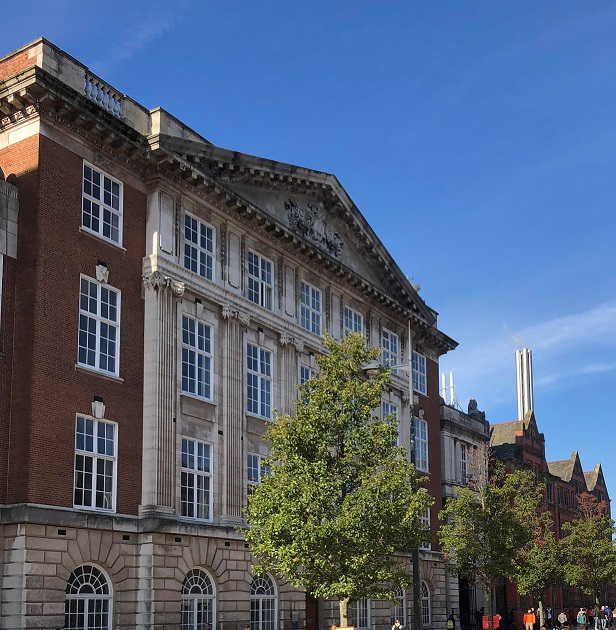
%> input picture Images/7/panaroma/a1.jpg, 616 x 630 px
$ octave image_stiching.m   (GNU Octave 9; MATLAB toolbox functions it lacks are replaced by stand-ins)
%> lines starting %> are read from the running program, lines starting %| are printed output that depends on the picture
%%%%%%%%%%%%%%%%%% Image Stitching Using Feature Extraction and Corner Detection and Correlation Technique
clc; clear all; close all;
im1=imread('..\Images\7\panaroma\a1.jpg');
%> im1 is the input picture: size 630x616x3 uint8; mean R, G, B 83.3, 98.2, 120.4
im2=imread('..\Images\7\panaroma\a2.jpg');
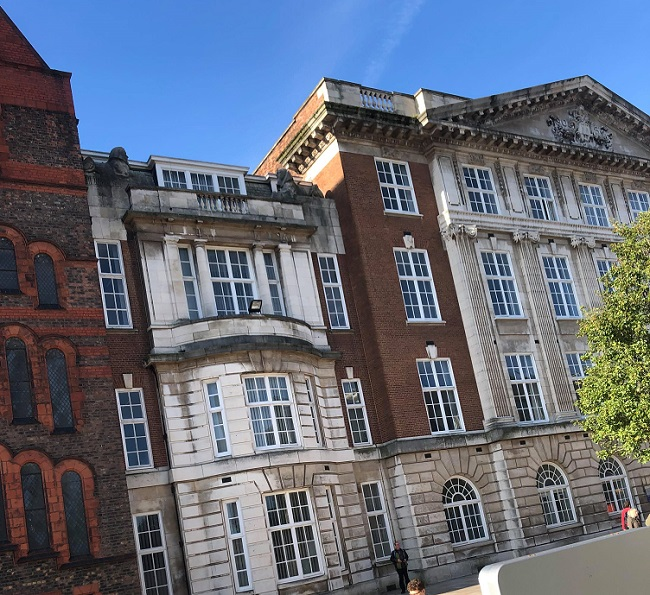
%> input picture Images/7/panaroma/a2.jpg, 650 x 595 px
%> im2 is the input picture: size 595x650x3 uint8; mean R, G, B 100.5, 107.2, 121.3

methd = 'SURF';

%%%%%%%%%%%Gray Scale Conversion for image registeration as described in paper
im1_gray = im2double(rgb2gray(im1));
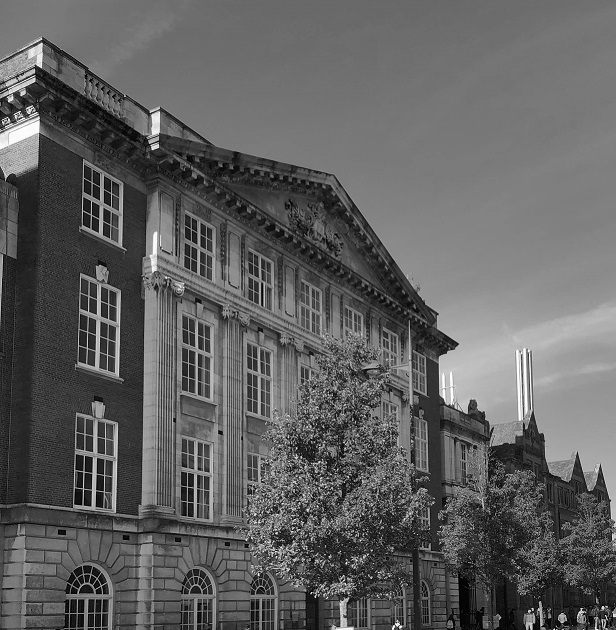
%> im1_gray: size 630x616 double; min 0, max 1, mean 0.378
im2_gray = im2double(rgb2gray(im2));
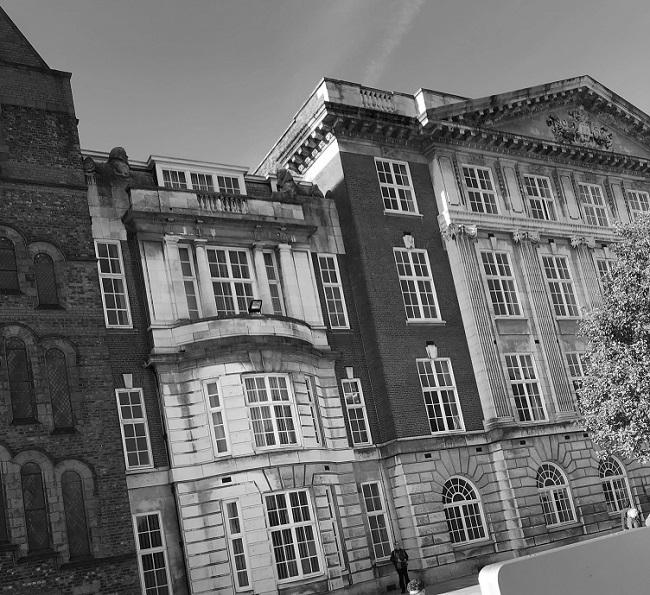
%> im2_gray: size 595x650 double; min 0, max 1, mean 0.419

figure;
subplot (1,2,1); imshow(im1);title('RGB Image 1');
subplot (1,2,2); imshow(im2); title('RGB Image 2');

% determining the size of image matrices
[row_im1,col_im1]= size (im1_gray);
%> row_im1 = 630; col_im1 = 616
[row_im2,col_im2]= size (im2_gray);
%> row_im2 = 595; col_im2 = 650
% Equalizing the dimensions of images matrices
% Select the image with the fewest rows and fill in enough empty rows to make it the same height as the other image.

if (row_im1 < row_im2)
     im1_gray(row_im2,1) = 0;
else
     im2_gray(row_im1,1) = 0;
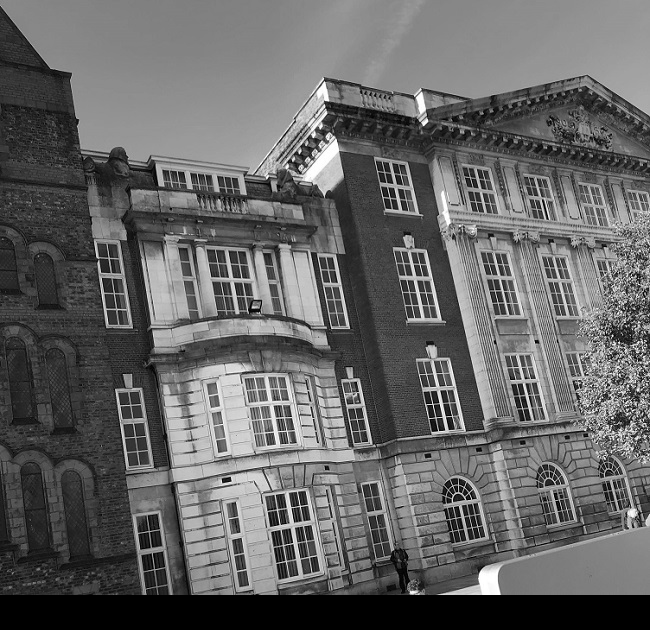
%> im2_gray: size 630x650 double; min 0, max 1, mean 0.396
end
%%%%%%Using SURF Points detection for matching features%%%%%%%%%%%%%%%%%%%%%
%> (the run ends here)
